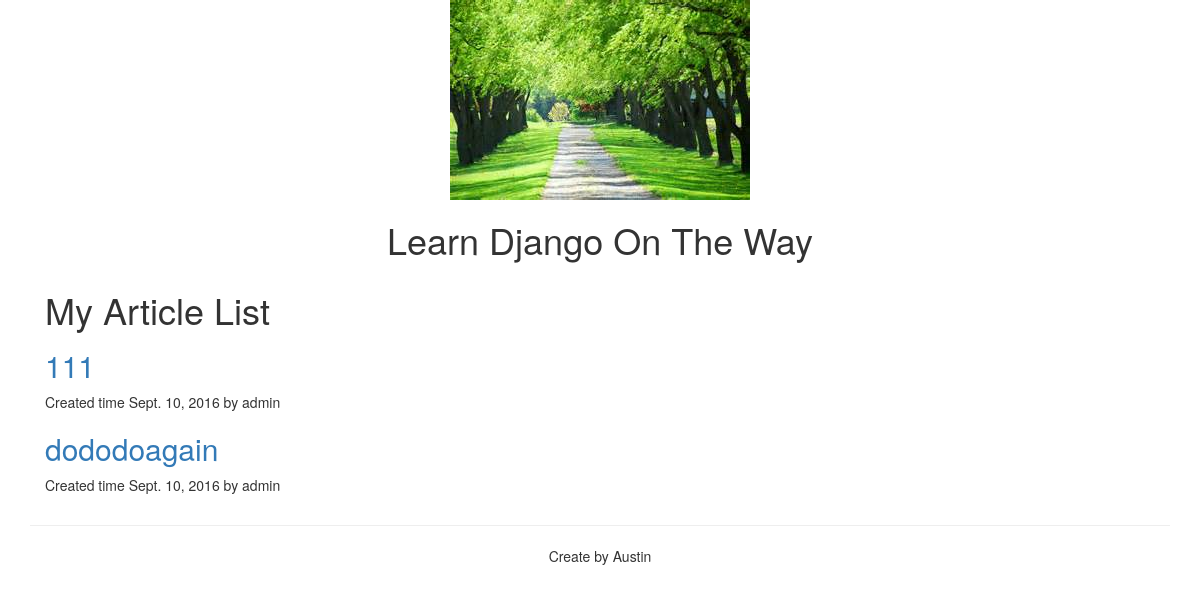
/articles/, run on an earlier commit of the app's database.
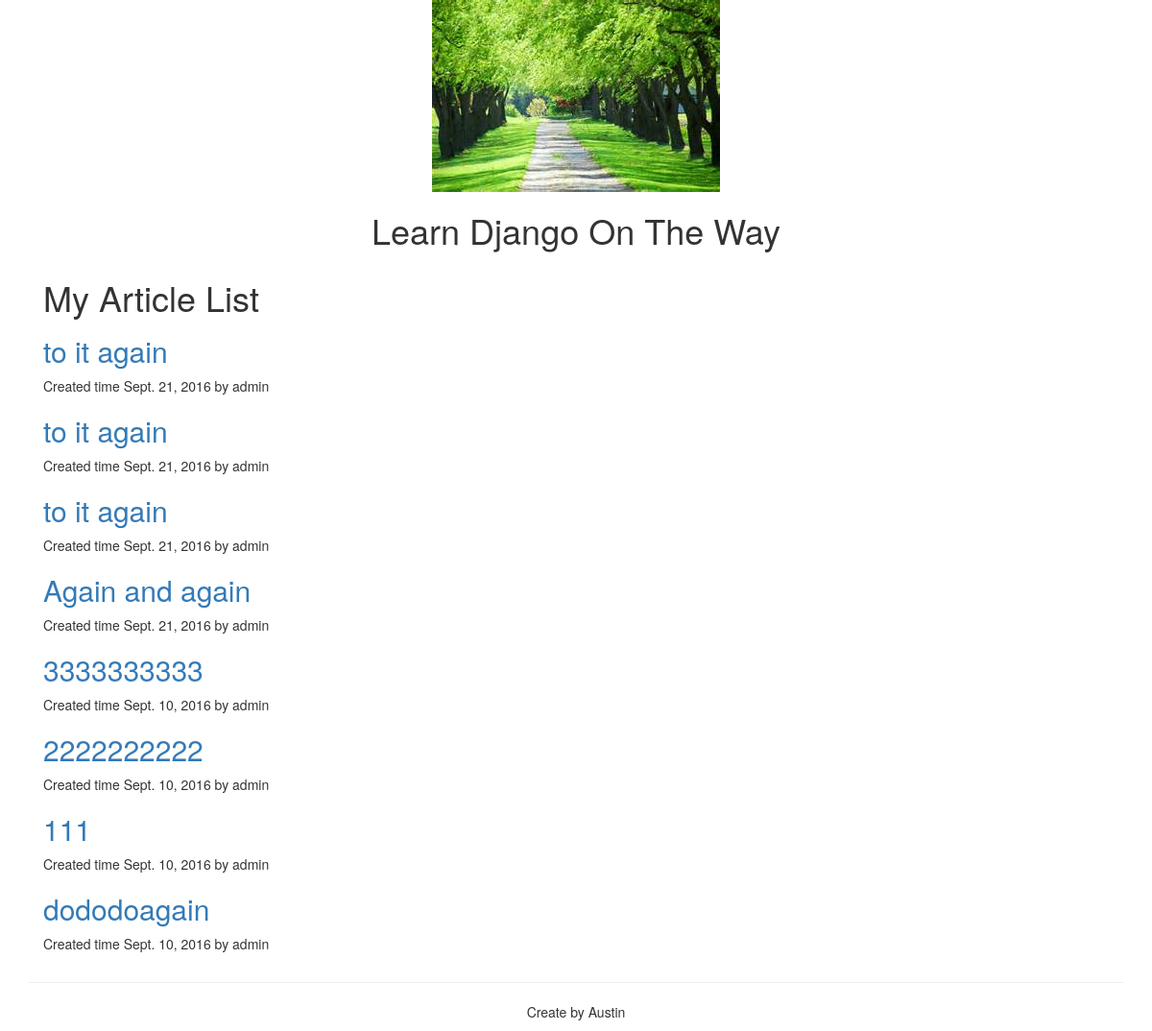
And on a later commit of the database.
### articles/models.py (models this page shows, shortened)
class Article(models.Model):
    user = models.ForeignKey(settings.AUTH_USER_MODEL, related_name='article_created')
    title = models.CharField(max_length=200)
    article = models.TextField(blank=True)
    created_time = models.DateField(auto_now_add=True, db_index=True)
    users_like = models.ManyToManyField(settings.AUTH_USER_MODEL, related_name='article_liked', blank=True)
    class Meta:
        ordering = ("-created_time",)

### articles/views.py (the view)
def article_list(request):
	articles = Article.objects.all()
	return render(request, "article/article_list.html", {"articles":articles})

### articles/templates/article/article_list.html (shortened to what this page needs)
{% extends "article/base.html" %}
{% block content %}
<article class="col-xs-12 col-md-8">
<h1> My Article List</h1>
  {% for article in articles %}
  <h2><a href="{{ article.id }}">{{ article.title }}</a></h2>
  <p>Created time {{ article.created_time }} by {{ article.user }}</p>
  {% endfor %}
{% endblock %}

What changed in the data, as far as the page shows it:
added Article: title "to it again", created_time "Sept. 21, 2016", user "admin"
added Article: title "to it again", created_time "Sept. 21, 2016", user "admin"
added Article: title "to it again", created_time "Sept. 21, 2016", user "admin"
added Article: title "Again and again", created_time "Sept. 21, 2016", user "admin"
added Article: title "3333333333", created_time "Sept. 10, 2016", user "admin"
added Article: title "2222222222", created_time "Sept. 10, 2016", user "admin"
